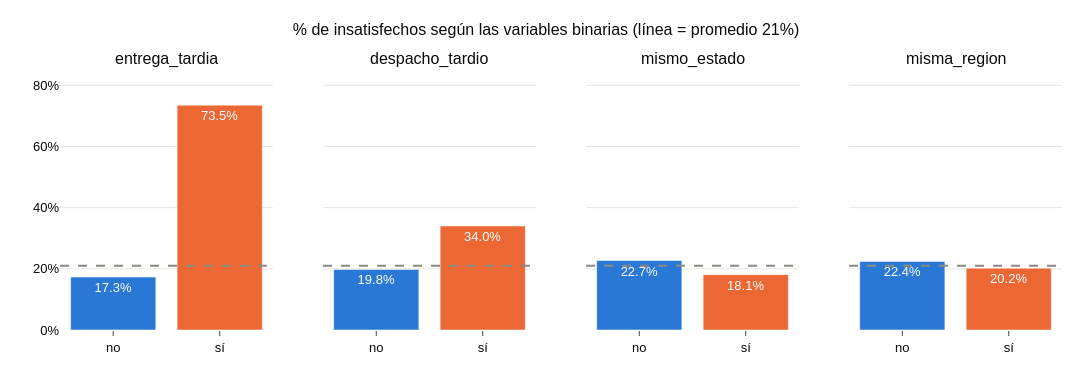

The notebook cell this image was saved under:
### Markdown cell above
## 6. Relación de cada predictora con la insatisfacción
Para cada variable se compara el **% de insatisfechos** entre sus grupos o tramos.
Si una variable no tuviera relación con la insatisfacción, todos los grupos estarían cerca del
promedio general (21%, línea punteada). Cuanto más se alejan, más útil es la variable para el modelo.

### Code cell
TASA_GLOBAL = df[VAR_OBJETIVO].mean()
GRIS = '#8a8984'
si_no = {0: 'no', 1: 'sí'}

# Tabla: una fila por variable y valor
tablas = []
for var in VARS_BINARIAS:
    t = tasa_insatisfaccion(df, var, si_no)
    t.index = pd.MultiIndex.from_product([[var], t.index], names=['variable', 'valor'])
    tablas.append(t)
display(pd.concat(tablas))

# Gráfico: % de insatisfechos en cada grupo
fig = make_subplots(rows=1, cols=4, subplot_titles=VARS_BINARIAS, shared_yaxes=True)
for i, var in enumerate(VARS_BINARIAS):
    t = tasa_insatisfaccion(df, var, si_no)
    fig.add_trace(go.Bar(
        x=t.index, y=t['% insatisfechos'] / 100, marker_color=[AZUL, NARANJA],
        text=[f'{v:.1f}%' for v in t['% insatisfechos']],
        textposition='inside', insidetextanchor='end', textfont=dict(color='white', size=13),
        hovertemplate='%{x}<br>%{y:.1%} insatisfechos<extra></extra>',
    ), row=1, col=i + 1)

fig.add_hline(y=TASA_GLOBAL, line_dash='dash', line_color=GRIS)
fig.update_yaxes(tickformat='.0%', range=[0, 0.85])
fig.update_layout(height=380, width=1200, showlegend=False,
                  title=f'% de insatisfechos según las variables binarias (línea = promedio {TASA_GLOBAL:.0%})')

guardar(fig, '03_05_binarias_vs_insatisfaccion')
fig.show()

### Figure 1 — Plotly figure (JSON) as saved in the notebook; plotly's stock layout.template omitted (floating-point values rounded to 4 significant figures)
{"data": [{"hovertemplate": "%{x}<br>%{y:.1%} insatisfechos<extra></extra>", "insidetextanchor": "end", "marker": {"color": ["#2a78d6", "#eb6834"]}, "text": ["17.3%", "73.5%"], "textfont": {"color": "white", "size": 13}, "textposition": "inside", "type": "bar", "x": ["no", "sí"], "xaxis": "x", "y": [0.173, 0.735], "yaxis": "y"}, {"hovertemplate": "%{x}<br>%{y:.1%} insatisfechos<extra></extra>", "insidetextanchor": "end", "marker": {"color": ["#2a78d6", "#eb6834"]}, "text": ["19.8%", "34.0%"], "textfont": {"color": "white", "size": 13}, "textposition": "inside", "type": "bar", "x": ["no", "sí"], "xaxis": "x2", "y": [0.198, 0.34], "yaxis": "y2"}, {"hovertemplate": "%{x}<br>%{y:.1%} insatisfechos<extra></extra>", "insidetextanchor": "end", "marker": {"color": ["#2a78d6", "#eb6834"]}, "text": ["22.7%", "18.1%"], "textfont": {"color": "white", "size": 13}, "textposition": "inside", "type": "bar", "x": ["no", "sí"], "xaxis": "x3", "y": [0.227, 0.181], "yaxis": "y3"}, {"hovertemplate": "%{x}<br>%{y:.1%} insatisfechos<extra></extra>", "insidetextanchor": "end", "marker": {"color": ["#2a78d6", "#eb6834"]}, "text": ["22.4%", "20.2%"], "textfont": {"color": "white", "size": 13}, "textposition": "inside", "type": "bar", "x": ["no", "sí"], "xaxis": "x4", "y": [0.224, 0.202], "yaxis": "y4"}], "layout": {"annotations": [{"font": {"size": 16}, "showarrow": false, "text": "entrega_tardia", "x": 0.1062, "xanchor": "center", "xref": "paper", "y": 1, "yanchor": "bottom", "yref": "paper"}, {"font": {"size": 16}, "showarrow": false, "text": "despacho_tardio", "x": 0.3688, "xanchor": "center", "xref": "paper", "y": 1, "yanchor": "bottom", "yref": "paper"}, {"font": {"size": 16}, "showarrow": false, "text": "mismo_estado", "x": 0.6313, "xanchor": "center", "xref": "paper", "y": 1, "yanchor": "bottom", "yref": "paper"}, {"font": {"size": 16}, "showarrow": false, "text": "misma_region", "x": 0.8938, "xanchor": "center", "xref": "paper", "y": 1, "yanchor": "bottom", "yref": "paper"}], "height": 380, "shapes": [{"line": {"color": "#8a8984", "dash": "dash"}, "type": "line", "x0": 0, "x1": 1, "xref": "x domain", "y0": 0.2104, "y1": 0.2104, "yref": "y"}, {"line": {"color": "#8a8984", "dash": "dash"}, "type": "line", "x0": 0, "x1": 1, "xref": "x2 domain", "y0": 0.2104, "y1": 0.2104, "yref": "y2"}, {"line": {"color": "#8a8984", "dash": "dash"}, "type": "line", "x0": 0, "x1": 1, "xref": "x3 domain", "y0": 0.2104, "y1": 0.2104, "yref": "y3"}, {"line": {"color": "#8a8984", "dash": "dash"}, "type": "line", "x0": 0, "x1": 1, "xref": "x4 domain", "y0": 0.2104, "y1": 0.2104, "yref": "y4"}], "showlegend": false, "title": {"text": "% de insatisfechos según las variables binarias (línea = promedio 21%)"}, "width": 1200, "xaxis": {"anchor": "y", "domain": [0, 0.2125]}, "xaxis2": {"anchor": "y2", "domain": [0.2625, 0.475]}, "xaxis3": {"anchor": "y3", "domain": [0.525, 0.7375]}, "xaxis4": {"anchor": "y4", "domain": [0.7875, 1]}, "yaxis": {"anchor": "x", "domain": [0, 1], "range": [0, 0.85], "tickformat": ".0%"}, "yaxis2": {"anchor": "x2", "domain": [0, 1], "matches": "y", "range": [0, 0.85], "showticklabels": false, "tickformat": ".0%"}, "yaxis3": {"anchor": "x3", "domain": [0, 1], "matches": "y", "range": [0, 0.85], "showticklabels": false, "tickformat": ".0%"}, "yaxis4": {"anchor": "x4", "domain": [0, 1], "matches": "y", "range": [0, 0.85], "showticklabels": false, "tickformat": ".0%"}}}
